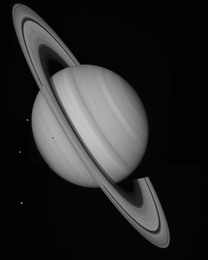
%> input picture Chapter 14/saturn1.tif, 208 x 260 px, shrunk from 1200 x 1500 before the run
$ octave Ex14_9v3.m   (GNU Octave 9; MATLAB toolbox functions it lacks are replaced by stand-ins)
%> lines starting %> are read from the running program, lines starting %| are printed output that depends on the picture; in (x1, y1, x2, y2) boxes, pixels count from 0 and x2, y2 are one past the last pixel; in counts of white or black regions, pixels touching at a corner belong together; the program's own positions count from 1
% Example 12.9 Example of the Hough Transform (implemented using radon)
%   to identify lines in an image.
% Use the image of Saturn in saturn.png
%
clear all; close all;
theta = 0:179;                      % Define projection angles
conv = 2*pi/360;                    % Convert from degrees to radians
I = imread('saturn1.tif');           % Get image of Saturn
%> I is the input picture: size 260x208 uint8; min 0, max 196, mean 40.2
BW = edge(I,'canny',.05);         % Threshold image
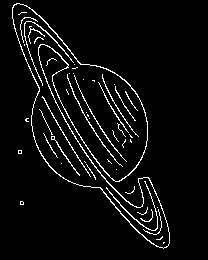
%> BW: size 260x208 logical; 4.9% white in thin lines or dots, all inside (x1, y1, x2, y2) = (12, 3, 170, 249)
[R,xp] = radon(BW,theta);           % Radon Transform
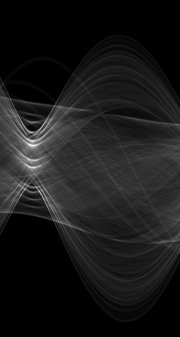
%> R: size 337x180 double; min 0, max 78.72, mean 7.9; drawn with min black and max white
%> xp = 337 values from -168 to 168
%
fig1 = figure; subplot(1,2,1);
imshow(I);
subplot(1,2,2);
imshow(BW)                           % Display original image
    title('Canny','FontSize',14);
fig2 = figure; imagesc(theta, xp, 1.5*R); colormap(hot);
 title('Radon Transform','FontSize',14);
%
[~, c] = max(max(R));               % Find maximum element
%> c = 32
[~, r] = max(R(:,c)');
%> r = 146
% Convert to rectangular coordinates
[ri ci] = size(I);                 % Size of image array
%> ri = 260; ci = 208
[ra ca] = size(R);                  % Size of accmulator array
%> ra = 337; ca = 180
phi = theta(c);                    % Convert to deg
%> phi = 31
r = xp(r);
%> r = -23
m = tan((c-90)*conv);               % Slope from theta
%> m = -1.6
b =  r/cos((c-90)*conv);             % From basic trigometry
%> b = -43.4
x = (0:ci);
%> x = 209 values from 0 to 208
y = m*x + b;                        % Consturct line
%> y = 209 values, max -43.4 at index 1, min -376.3 at index 209, mean -209.8
figure(fig1); subplot(1,2,2); hold on;
    plot(x,-y,'w','LineWidth',3);                 % Plot line on graph
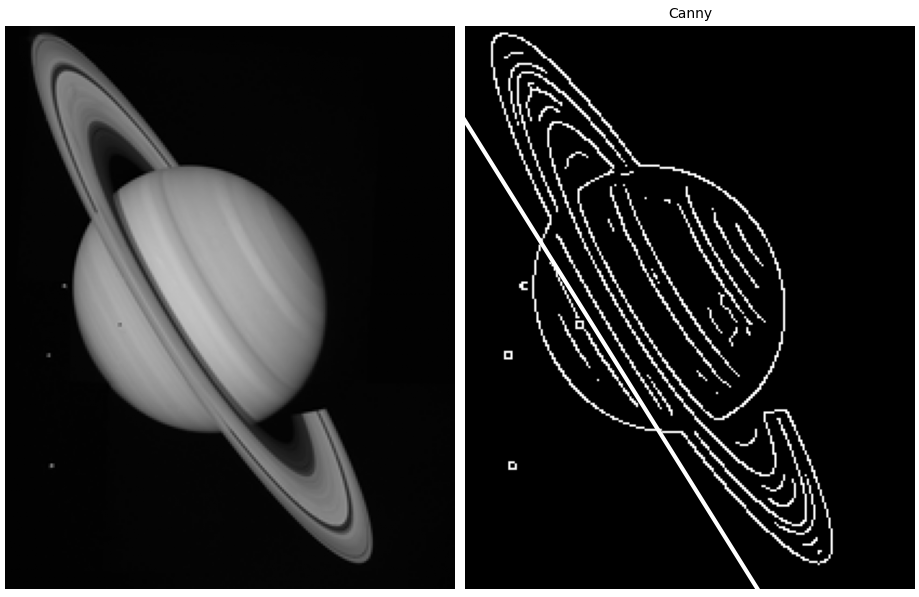
%> figure redrawn from the program's plot data, 2 panels
figure(fig2); hold on;
    plot(phi, r,'*b','MarkerSize',14,'LineWidth',2);  % Plot the marker
    xlabel('Angle (deg)','FontSize',14); ylabel('Offset','FontSize',14);
%> after `ylabel('Offset','FontSize',14)`:
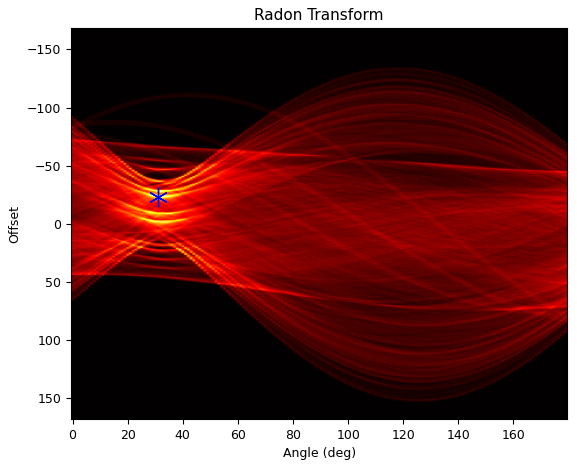
%> figure redrawn from the program's plot data
